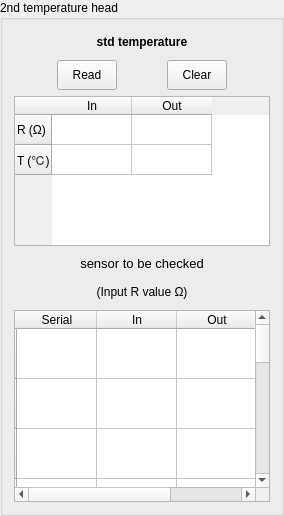
       <widget class="QGroupBox" name="gBox_infirst_2">
        <property name="title">
         <string>2nd temperature head</string>
        </property>
        <layout class="QGridLayout" name="gridLayout_2">
         <item row="0" column="1" colspan="3">
          <widget class="QLabel" name="label_5">
           <property name="minimumSize">
            <size>
             <width>0</width>
             <height>23</height>
            </size>
           </property>
           <property name="maximumSize">
            <size>
             <width>16777215</width>
             <height>23</height>
            </size>
           </property>
           <property name="text">
            <string>&lt;html&gt;&lt;head/&gt;&lt;body&gt;&lt;p align=&quot;center&quot;&gt;&lt;span style=&quot; font-weight:600;&quot;&gt;std temperature&lt;/span&gt;&lt;/p&gt;&lt;/body&gt;&lt;/html&gt;</string>
           </property>
          </widget>
         </item>
         <item row="1" column="0">
          <spacer name="horizontalSpacer_7">
           <property name="orientation">
            <enum>Qt::Horizontal</enum>
           </property>
           <property name="sizeHint" stdset="0">
            <size>
             <width>34</width>
             <height>20</height>
            </size>
           </property>
          </spacer>
         </item>
         <item row="1" column="1">
          <widget class="QPushButton" name="btn_read_2">
           <property name="sizePolicy">
            <sizepolicy hsizetype="Preferred" vsizetype="Preferred">
             <horstretch>0</horstretch>
             <verstretch>0</verstretch>
            </sizepolicy>
           </property>
           <property name="minimumSize">
            <size>
             <width>60</width>
             <height>30</height>
            </size>
           </property>
           <property name="maximumSize">
            <size>
             <width>60</width>
             <height>30</height>
            </size>
           </property>
           <property name="text">
            <string>Read</string>
           </property>
          </widget>
         </item>
         <item row="1" column="2">
          <spacer name="horizontalSpacer_8">
           <property name="orientation">
            <enum>Qt::Horizontal</enum>
           </property>
           <property name="sizeHint" stdset="0">
            <size>
             <width>35</width>
             <height>20</height>
            </size>
           </property>
          </spacer>
         </item>
         <item row="1" column="3">
          <widget class="QPushButton" name="btn_clear_2">
           <property name="sizePolicy">
            <sizepolicy hsizetype="Preferred" vsizetype="Preferred">
             <horstretch>0</horstretch>
             <verstretch>0</verstretch>
            </sizepolicy>
           </property>
           <property name="minimumSize">
            <size>
             <width>60</width>
             <height>30</height>
            </size>
           </property>
           <property name="maximumSize">
            <size>
             <width>60</width>
             <height>30</height>
            </size>
           </property>
           <property name="text">
            <string>Clear</string>
           </property>
          </widget>
         </item>
         <item row="1" column="4">
          <spacer name="horizontalSpacer_9">
           <property name="orientation">
            <enum>Qt::Horizontal</enum>
           </property>
           <property name="sizeHint" stdset="0">
            <size>
             <width>34</width>
             <height>20</height>
            </size>
           </property>
          </spacer>
         </item>
         <item row="2" column="0" colspan="5">
          <widget class="QTableWidget" name="tbl_std_2">
           <property name="sizePolicy">
            <sizepolicy hsizetype="Preferred" vsizetype="Preferred">
             <horstretch>0</horstretch>
             <verstretch>0</verstretch>
            </sizepolicy>
           </property>
           <property name="maximumSize">
            <size>
             <width>16777215</width>
             <height>150</height>
            </size>
           </property>
           <attribute name="horizontalHeaderCascadingSectionResizes">
            <bool>true</bool>
           </attribute>
           <attribute name="horizontalHeaderDefaultSectionSize">
            <number>80</number>
           </attribute>
           <attribute name="horizontalHeaderMinimumSectionSize">
            <number>10</number>
           </attribute>
           <attribute name="verticalHeaderCascadingSectionResizes">
            <bool>true</bool>
           </attribute>
           <attribute name="verticalHeaderMinimumSectionSize">
            <number>10</number>
           </attribute>
           <row>
            <property name="text">
             <string>R (Ω)</string>
            </property>
           </row>
           <row>
            <property name="text">
             <string>T (℃)</string>
            </property>
           </row>
           <column>
            <property name="text">
             <string>In</string>
            </property>
           </column>
           <column>
            <property name="text">
             <string>Out</string>
            </property>
           </column>
           <item row="0" column="0">
            <property name="text">
             <string/>
            </property>
            <property name="flags">
             <set>ItemIsSelectable|ItemIsDragEnabled|ItemIsUserCheckable</set>
            </property>
           </item>
           <item row="0" column="1">
            <property name="text">
             <string/>
            </property>
            <property name="flags">
             <set>ItemIsSelectable|ItemIsDragEnabled|ItemIsUserCheckable</set>
            </property>
           </item>
           <item row="1" column="0">
            <property name="text">
             <string/>
            </property>
            <property name="flags">
             <set>ItemIsSelectable|ItemIsDragEnabled|ItemIsUserCheckable</set>
            </property>
           </item>
           <item row="1" column="1">
            <property name="text">
             <string/>
            </property>
            <property name="flags">
             <set>ItemIsSelectable|ItemIsDragEnabled|ItemIsUserCheckable</set>
            </property>
           </item>
          </widget>
         </item>
         <item row="3" column="0" colspan="5">
          <layout class="QVBoxLayout" name="verticalLayout_8">
           <item>
            <widget class="QLabel" name="label_6">
             <property name="minimumSize">
              <size>
               <width>0</width>
               <height>23</height>
              </size>
             </property>
             <property name="maximumSize">
              <size>
               <width>16777215</width>
               <height>23</height>
              </size>
             </property>
             <property name="text">
              <string>&lt;html&gt;&lt;head/&gt;&lt;body&gt;&lt;p align=&quot;center&quot;&gt;&lt;span style=&quot; font-size:10pt;&quot;&gt;sensor to be checked&lt;/span&gt;&lt;/p&gt;&lt;/body&gt;&lt;/html&gt;</string>
             </property>
            </widget>
           </item>
           <item>
            <widget class="QLabel" name="label_7">
             <property name="minimumSize">
              <size>
               <width>0</width>
               <height>23</height>
              </size>
             </property>
             <property name="maximumSize">
              <size>
               <width>16777215</width>
               <height>23</height>
              </size>
             </property>
             <property name="text">
              <string>&lt;html&gt;&lt;head/&gt;&lt;body&gt;&lt;p align=&quot;center&quot;&gt;(Input R value Ω)&lt;/p&gt;&lt;/body&gt;&lt;/html&gt;</string>
             </property>
            </widget>
           </item>
           <item>
            <widget class="QTableWidget" name="tbl_in_2">
             <property name="sizePolicy">
              <sizepolicy hsizetype="Preferred" vsizetype="Preferred">
               <horstretch>0</horstretch>
               <verstretch>0</verstretch>
              </sizepolicy>
             </property>
             <attribute name="horizontalHeaderCascadingSectionResizes">
              <bool>true</bool>
             </attribute>
             <attribute name="horizontalHeaderDefaultSectionSize">
              <number>80</number>
             </attribute>
             <attribute name="horizontalHeaderMinimumSectionSize">
              <number>80</number>
             </attribute>
             <attribute name="verticalHeaderCascadingSectionResizes">
              <bool>true</bool>
             </attribute>
             <attribute name="verticalHeaderMinimumSectionSize">
              <number>50</number>
             </attribute>
             <row>
              <property name="text">
               <string/>
              </property>
             </row>
             <row>
              <property name="text">
               <string/>
              </property>
             </row>
             <row>
              <property name="text">
               <string/>
              </property>
             </row>
             <row>
              <property name="text">
               <string/>
              </property>
             </row>
             <row>
              <property name="text">
               <string/>
              </property>
             </row>
             <row>
              <property name="text">
               <string/>
              </property>
             </row>
             <row>
              <property name="text">
               <string/>
              </property>
             </row>
             <row>
              <property name="text">
               <string/>
              </property>
             </row>
             <row>
              <property name="text">
               <string/>
              </property>
             </row>
             <row>
              <property name="text">
               <string/>
              </property>
             </row>
             <row>
              <property name="text">
               <string/>
              </property>
             </row>
             <row>
              <property name="text">
               <string/>
              </property>
             </row>
             <column>
              <property name="text">
               <string>Serial</string>
              </property>
             </column>
             <column>
              <property name="text">
               <string>In</string>
              </property>
             </column>
             <column>
              <property name="text">
               <string>Out</string>
              </property>
             </column>
             <item row="0" column="0">
              <property name="text">
               <string/>
              </property>
             </item>
             <item row="0" column="1">
              <property name="text">
               <string/>
              </property>
             </item>
             <item row="0" column="2">
              <property name="text">
               <string/>
              </property>
             </item>
             <item row="1" column="0">
              <property name="text">
               <string/>
              </property>
             </item>
             <item row="1" column="1">
              <property name="text">
               <string/>
              </property>
             </item>
             <item row="1" column="2">
              <property name="text">
               <string/>
              </property>
             </item>
             <item row="2" column="0">
              <property name="text">
               <string/>
              </property>
             </item>
             <item row="2" column="1">
              <property name="text">
               <string/>
              </property>
             </item>
             <item row="2" column="2">
              <property name="text">
               <string/>
              </property>
             </item>
             <item row="3" column="0">
              <property name="text">
               <string/>
              </property>
             </item>
             <item row="3" column="1">
              <property name="text">
               <string/>
              </property>
             </item>
             <item row="3" column="2">
              <property name="text">
               <string/>
              </property>
             </item>
             <item row="4" column="0">
              <property name="text">
               <string/>
              </property>
             </item>
             <item row="4" column="1">
              <property name="text">
               <string/>
              </property>
             </item>
             <item row="4" column="2">
              <property name="text">
               <string/>
              </property>
             </item>
             <item row="5" column="0">
              <property name="text">
               <string/>
              </property>
             </item>
             <item row="5" column="1">
              <property name="text">
               <string/>
              </property>
             </item>
             <item row="5" column="2">
              <property name="text">
               <string/>
              </property>
             </item>
             <item row="6" column="0">
              <property name="text">
               <string/>
              </property>
             </item>
             <item row="6" column="1">
              <property name="text">
               <string/>
              </property>
             </item>
             <item row="6" column="2">
              <property name="text">
               <string/>
              </property>
             </item>
             <item row="7" column="0">
              <property name="text">
               <string/>
              </property>
             </item>
             <item row="7" column="1">
              <property name="text">
               <string/>
              </property>
             </item>
             <item row="7" column="2">
              <property name="text">
               <string/>
              </property>
             </item>
             <item row="8" column="0">
              <property name="text">
               <string/>
              </property>
             </item>
             <item row="8" column="1">
              <property name="text">
               <string/>
              </property>
             </item>
             <item row="8" column="2">
              <property name="text">
               <string/>
              </property>
             </item>
             <item row="9" column="0">
              <property name="text">
               <string/>
              </property>
             </item>
             <item row="9" column="1">
              <property name="text">
               <string/>
              </property>
             </item>
             <item row="9" column="2">
              <property name="text">
               <string/>
              </property>
             </item>
             <item row="10" column="0">
              <property name="text">
               <string/>
              </property>
             </item>
             <item row="10" column="1">
              <property name="text">
               <string/>
              </property>
             </item>
             <item row="10" column="2">
              <property name="text">
               <string/>
              </property>
             </item>
             <item row="11" column="0">
              <property name="text">
               <string/>
              </property>
             </item>
             <item row="11" column="1">
              <property name="text">
               <string/>
              </property>
             </item>
             <item row="11" column="2">
              <property name="text">
               <string/>
              </property>
             </item>
            </widget>
           </item>
          </layout>
         </item>
        </layout>
       </widget>
